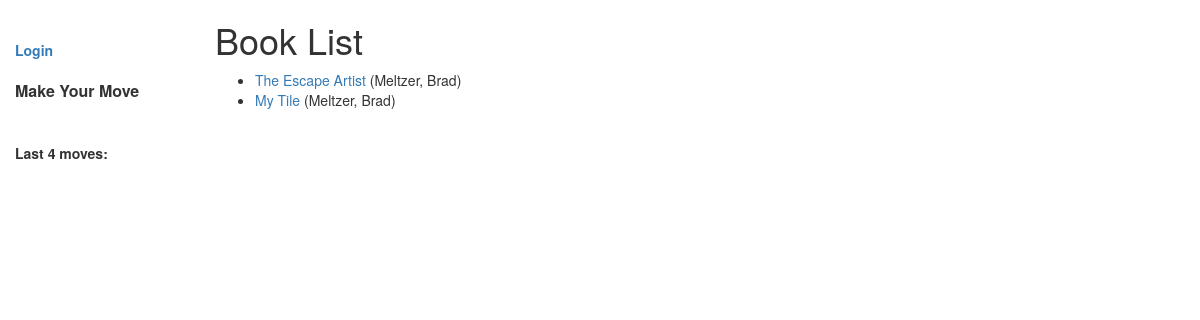
/catalog/books/, run on the app's committed database.
### catalog/models.py (models this page shows, shortened)
class Book(models.Model):
    title = models.CharField(max_length=200)
    author = models.ForeignKey('Author', on_delete=models.SET_NULL, null=True)
    summary = models.TextField(max_length=1000, help_text='Enter a brief description of the book')
    isbn = models.CharField('ISBN', max_length=13,
                            help_text='13 Character <a href="https://www.isbn-international.org/content/what-isbn">ISBN number</a>')
    genre = models.ManyToManyField(Genre, help_text='Select a genre for this book')
    def get_absolute_url(self):
        return reverse('book-detail', args=[str(self.id)])
    def display_genre(self):
        """
        Creates a string for the Genre. This is required to display genre in Admin.
        """
        return ', '.join([genre.name for genre in self.genre.all()[:3]])
    display_genre.short_description = 'Genre'

class Author(models.Model):
    first_name = models.CharField(max_length=100)
    last_name = models.CharField(max_length=100)
    date_of_birth = models.DateField(null=True, blank=True)
    date_of_death = models.DateField('died', null=True, blank=True)
    class Meta:
        ordering = ["last_name", "first_name"]
    def __str__(self):
        return '{0}, {1}'.format(self.last_name, self.first_name)

### catalog/views.py (the view)
# urls.py: path('books/', views.BookListView.as_view(), name='books'),
class BookListView(generic.ListView):
    model = Book
    def get_context_data(self, **kwargs):
        context = super(BookListView, self).get_context_data(**kwargs)
        context['some_data'] = 'This is just some data'
        return context

### catalog/templates/catalog/book_list.html
{% extends "base_generic.html" %}
{% block content %}
    <h1>Book List</h1>
    {% if book_list %}
    <ul>
      {% for book in book_list %}
      <li>
        <a href="{{ book.get_absolute_url }}">{{ book.title }}</a> ({{book.author}})
      </li>
      {% endfor %}
    </ul>
    {% else %}
      <p>There are no books in the library.</p>
    {% endif %}
{% endblock %}

### data on the page
Book: title "The Escape Artist", author "Meltzer, Brad"
Book: title "My Tile", author "Meltzer, Brad"
